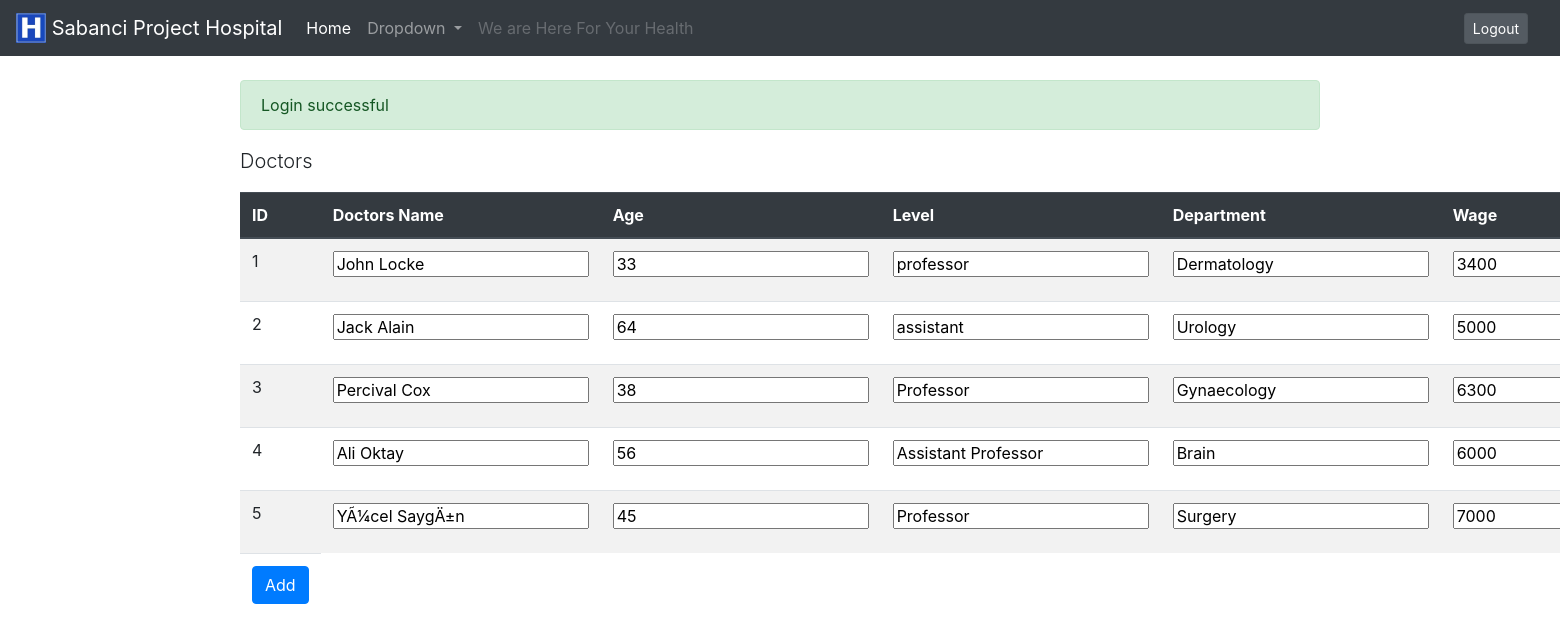
The app's page /admin.php with its own data.
### tables this page shows
CREATE TABLE IF NOT EXISTS `doctors` (
  `id` int(11) NOT NULL,
  `name` char(20) DEFAULT NULL,
  `age` int(11) DEFAULT NULL,
  `level` char(20) DEFAULT NULL,
  `department` char(20) DEFAULT NULL,
  `wage` int(11) DEFAULT NULL
);

### admin.php (the view, shortened to what this page needs)
<html lang="en">
  <head>
    <link rel="stylesheet" href="https://stackpath.bootstrapcdn.com/bootstrap/4.3.1/css/bootstrap.min.css">
  </head>
  <body>
  <nav class="navbar navbar-expand-lg navbar-dark bg-dark">
  <a class="navbar-brand" href="index.php">
  <img src="img\h.jpg" width="30" height="30" class="d-inline-block align-top" alt="">
  Sabanci Project Hospital
  </a>
  <div class="collapse navbar-collapse" id="navbarSupportedContent">
    <ul class="navbar-nav mr-auto">
      <li class="nav-item active">
        <a class="nav-link" href="index.php">Home <span class="sr-only">(current)</span></a>
      </li>
      <li class="nav-item dropdown">
        <a class="nav-link dropdown-toggle" href="#" id="navbarDropdown" role="button" data-toggle="dropdown" aria-haspopup="true" aria-expanded="false">
          Dropdown
        </a>
      </li>
      <li class="nav-item">
        <a class="nav-link disabled" href="#" tabindex="-1" aria-disabled="true">We are Here For Your Health</a>
      </li>
    </ul>
    <a  value="logout" href="index.php" class="btn btn-secondary btn-sm active mr-3" role="button" aria-pressed="true"   > Logout</a>
  </div>
</nav>
<div class="container">
			<div class="row">
				<div class="col">&nbsp;</div>
			</div>
			<div class="col-lg-12">
				<div class="alert alert-success" role="alert">
					Login successful
				</div>
				<p class="lead">Doctors</p>
				<table  id="editable" class="table table-striped table-hover">
				  <thead class="thead-dark">
				    <tr>
					<th scope="col">ID</th>
				      <th scope="col">Doctors Name </th>
				      <th scope="col">Age </th>
				      <th scope="col">Level</th>
				      <th scope="col">Department</th>
					  <th scope="col">Wage</th>
				    </tr>
				  </thead>
				  <tbody>
<?php
$link = mysqli_connect("localhost", "root", "", "hospital");
mysqli_select_db($link,"hospital");
                $getdata = mysqli_query($link,"select * from doctors ORDER BY id ASC");
                while ($b=mysqli_fetch_array($getdata)){
                    $id = $b['id'];
					$name = $b['name'];
                    $age = $b['age'];
					$level = $b['level'];
					$department = $b['department'];
					$wage = $b['wage'];
                    echo "<tr>
					<form method='post'>
					<td>$id</td>
                    <td><input type='text' value='$name' name='name'></td>
					<td><input type='text' value='$age' name='age'></td>
					<td><input type='text' value='$level' name='level'></td>
					<td><input type='text' value='$department' name='dep'></td>
					<td><input type='text' value='$wage' name='wage'></td>
					<input type='hidden' name='id' value= $id>
					<td><input type='submit' name='edit' class='btn btn-success btn-sl' role='button' value='Update'></td>
				    <td><input type='submit' name='delete' class='btn btn-danger'  role='button' value='Delete'></td>
				  </form>
                </tr>";
               }
			   echo "
			   <form method='post'>
					<td><input type='submit' name='add' class='btn btn-primary'  role='button' value='Add'></td>
			</form>";
?>
</tbody>
				</table>
			</div>
		</div>
  </body>
</html>

### records on screen
doctors: id "1", name "John Locke", age "33", level "professor", dep "Dermatology", wage "3400"
doctors: id "2", name "Jack Alain", age "64", level "assistant", dep "Urology", wage "5000"
doctors: id "3", name "Percival Cox", age "38", level "Professor", dep "Gynaecology", wage "6300"
doctors: id "4", name "Ali Oktay", age "56", level "Assistant Professor", dep "Brain", wage "6000"
doctors: id "5", name "YÃ¼cel SaygÄ±n", age "45", level "Professor", dep "Surgery", wage "7000"
